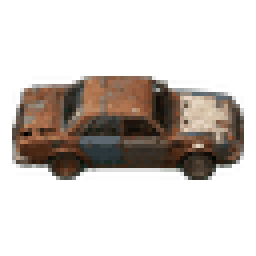
#> input picture docs/art/source/vehicles/beater_car.png, 64 x 64 px (shown 4 times larger); its folder holds only this picture in this run
$ python normalize_vehicle_sprites.py --input ../docs/art/source/vehicles/beater_car.png
#> lines starting #> are read from the running program, lines starting #| are printed output that depends on the picture
### scripts/convert_sprites_to_webp.py
"""Convert authoring PNG sprites into the shipped WebP set.

Reads every PNG under ``--source`` (default ``docs/art/source``), skipping
review sheets and ``source/`` sub-folders, and writes a same-size WebP
(quality 85, alpha preserved) to the mirrored path under ``--out``
(default ``public/sprites``).

The helpers here are shared by the other asset scripts so every pipeline
writes its PNG authoring source and its shipped WebP in one step.
"""

from __future__ import annotations

import argparse
from pathlib import Path

from PIL import Image

WEBP_QUALITY = 85
SKIP_DIRS = {"review", "source"}
AUTHORING_ROOT = Path("docs/art/source")
REVIEW_ROOT = Path("docs/art/review")
SHIPPED_ROOT = Path("public/sprites")


# [5 lines left out: function is_shippable, not called in this run]


def shipped_dir_for(authoring_dir: Path) -> Path:
    """Mirror an authoring folder under public/sprites (or reuse it when it is elsewhere)."""
    try:
        return SHIPPED_ROOT / authoring_dir.relative_to(AUTHORING_ROOT)
    except ValueError:
        return authoring_dir


def save_webp(image: Image.Image, destination: Path, quality: int = WEBP_QUALITY) -> None:
    destination.parent.mkdir(parents=True, exist_ok=True)
    image.convert("RGBA").save(destination, format="WEBP", quality=quality, method=6)


# [32 lines left out: functions save_sprite, convert_tree, main, not called in this run]


# [2 lines that do not run on import are left out]

### scripts/normalize_vehicle_sprites.py
from __future__ import annotations

import argparse
from collections import deque
from pathlib import Path

import numpy as np
from PIL import Image, ImageDraw, ImageFont, ImageOps

from convert_sprites_to_webp import AUTHORING_ROOT, REVIEW_ROOT, save_sprite, shipped_dir_for


VEHICLES = [
    ("push_mower", "T0 Push Mower"),
    ("riding_mower", "T1 Riding Mower"),
    ("go_kart", "T2 Go-Kart"),
    ("beater_car", "T3 Beater Car"),
    ("street_racer", "T4 Street Racer"),
    ("rally_car", "T5 Rally Car"),
    ("stock_car", "T6 Stock Car"),
    ("prototype_racer", "T7 Prototype"),
    ("supercar", "T8 Supercar"),
    ("hypercar", "T9 Hypercar"),
    ("prototype_x", "T10 Prototype X"),
]


def non_key_mask(image: Image.Image) -> np.ndarray:
    rgb = np.asarray(image.convert("RGB"))
    red = rgb[:, :, 0]
    green = rgb[:, :, 1]
    blue = rgb[:, :, 2]

    # Generated sheets use bright chroma green. Keep muted vehicle greens.
    key = (green > 110) & (red < 140) & (blue < 140) & ((green - red) > 45) & ((green - blue) > 45)
    mask = ~key

    # Remove tiny isolated flecks before component detection.
    height, width = mask.shape
    padded = np.pad(mask, 1, mode="constant", constant_values=False)
    neighbors = np.zeros_like(mask, dtype=np.uint8)
    for y in range(3):
        for x in range(3):
            if x == 1 and y == 1:
                continue
            neighbors += padded[y : y + height, x : x + width]
    return mask & (neighbors >= 2)


def connected_components(mask: np.ndarray) -> list[tuple[int, int, int, int, int]]:
    height, width = mask.shape
    seen = np.zeros_like(mask, dtype=bool)
    components: list[tuple[int, int, int, int, int]] = []

    for start_y in range(height):
        xs = np.flatnonzero(mask[start_y] & ~seen[start_y])
        for start_x in xs:
            if seen[start_y, start_x]:
                continue

            queue: deque[tuple[int, int]] = deque([(start_x, start_y)])
            seen[start_y, start_x] = True
            min_x = max_x = start_x
            min_y = max_y = start_y
            area = 0

            while queue:
                x, y = queue.popleft()
                area += 1
                min_x = min(min_x, x)
                max_x = max(max_x, x)
                min_y = min(min_y, y)
                max_y = max(max_y, y)

                for next_x, next_y in ((x + 1, y), (x - 1, y), (x, y + 1), (x, y - 1)):
                    if (
                        0 <= next_x < width
                        and 0 <= next_y < height
                        and mask[next_y, next_x]
                        and not seen[next_y, next_x]
                    ):
                        seen[next_y, next_x] = True
                        queue.append((next_x, next_y))

            if area > 2500:
                components.append((min_x, min_y, max_x + 1, max_y + 1, area))

    return components


def sort_sheet_components(components: list[tuple[int, int, int, int, int]]) -> list[tuple[int, int, int, int, int]]:
    components = sorted(components, key=lambda box: ((box[1] + box[3]) / 2, box[0]))
    rows: list[list[tuple[int, int, int, int, int]]] = []

    for component in components:
        center_y = (component[1] + component[3]) / 2
        if not rows:
            rows.append([component])
            continue

        last_row = rows[-1]
        row_center = sum((box[1] + box[3]) / 2 for box in last_row) / len(last_row)
        if abs(center_y - row_center) > 140:
            rows.append([component])
        else:
            last_row.append(component)

    ordered: list[tuple[int, int, int, int, int]] = []
    for row in rows:
        ordered.extend(sorted(row, key=lambda box: box[0]))
    return ordered


def apply_alpha(image: Image.Image, mask: np.ndarray) -> Image.Image:
    rgba = image.convert("RGBA")
    alpha = (mask.astype(np.uint8) * 255)
    rgba.putalpha(Image.fromarray(alpha, "L"))
    return rgba


# [65 lines left out: functions crop_to_sprite, build_contact_sheet, not called in this run]


def main() -> None:
    parser = argparse.ArgumentParser()
    parser.add_argument("--input", required=True, type=Path)
    parser.add_argument("--out-dir", type=Path, default=AUTHORING_ROOT / "vehicles", help="PNG authoring folder")
    parser.add_argument("--webp-dir", type=Path, help="Shipped WebP folder (default: mirror of --out-dir under public/sprites)")
    parser.add_argument("--review-dir", type=Path, default=REVIEW_ROOT, help="Where the contact sheet is written")
    parser.add_argument("--canvas-size", type=int, default=64)
    args = parser.parse_args()
    webp_dir = args.webp_dir or shipped_dir_for(args.out_dir)

    image = Image.open(args.input).convert("RGB")
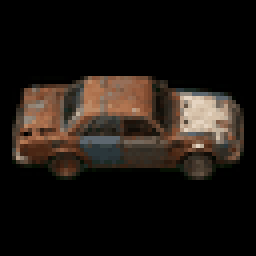
#> image: PIL image 64x64 RGB (shown 4 times larger); mean R, G, B 29.6, 23.2, 18.3
    mask = non_key_mask(image)
#> in non_key_mask, `red = rgb[:, :, 0]`:
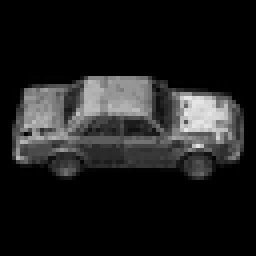
#> red: shape (64, 64) (shown 4 times larger); min 0, max 229, mean 29.6
#> in non_key_mask, `green = rgb[:, :, 1]`:
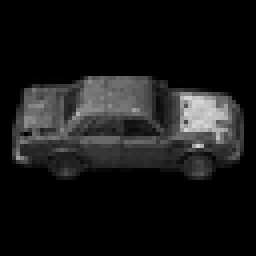
#> green: shape (64, 64) (shown 4 times larger); min 0, max 212, mean 23.2
#> in non_key_mask, `blue = rgb[:, :, 2]`:
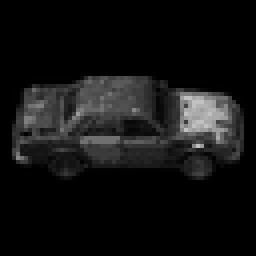
#> blue: shape (64, 64) (shown 4 times larger); min 0, max 193, mean 18.3
#> in non_key_mask, `key = (green > 110) & (red < 140) & (blue < 140) & ((green - red) > 45..`: key: shape (64, 64) bool; every value is 0
#> in non_key_mask, `mask = ~key`: mask: shape (64, 64) bool; every value is 1
#> in non_key_mask, `padded = np.pad(mask, 1, mode="constant", constant_values=False)`:
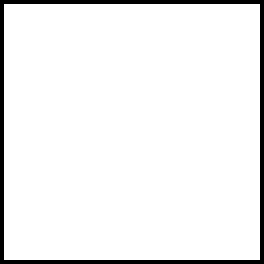
#> padded: shape (66, 66) bool (shown 4 times larger); 94% white; black in thin lines or dots
#> after the loop in non_key_mask, `for y in range(3):`:
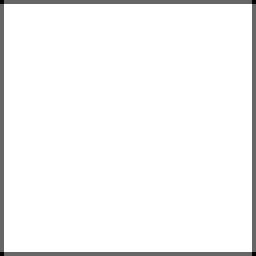
#> neighbors: shape (64, 64) (shown 4 times larger); min 3, max 8, mean 7.81; drawn with min black and max white
    keyed = apply_alpha(image, mask)
#> in apply_alpha, `alpha = (mask.astype(np.uint8) * 255)`: alpha: shape (64, 64); every value is 255
    components = sort_sheet_components(connected_components(mask))
#> after the loop in connected_components, `for start_y in range(height):`: components = [(0, 0, 64, 64, 4096)]
#> the loop in sort_sheet_components, `for component in components:` made 1 pass
#> (component, center_y) on pass 1: ((0, 0, 64, 64, 4096), 32)
#> after the loop in sort_sheet_components, `for component in components:`: rows = [[(0, 0, 64, 64, 4096)]]
#> the loop in sort_sheet_components, `for row in rows:` made 1 pass
#> after the loop in sort_sheet_components, `for row in rows:`: ordered = [(0, 0, 64, 64, 4096)]
#> components = [(0, 0, 64, 64, 4096)]

    if len(components) != len(VEHICLES):
#> (the run stopped early here; a loop or call above may not have finished)

$ run again, on docs/art/source/vehicles/push_mower.png
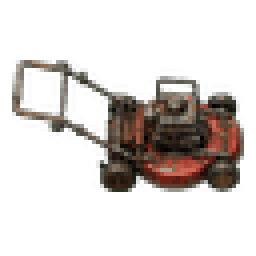
#> input picture docs/art/source/vehicles/push_mower.png, 64 x 64 px (shown 4 times larger)
#> in main, `image = Image.open(args.input).convert("RGB")`:
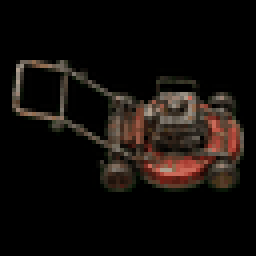
#> image: PIL image 64x64 RGB (shown 4 times larger); mean R, G, B 19.1, 14.2, 11.3
#> in non_key_mask, `green = rgb[:, :, 1]`:
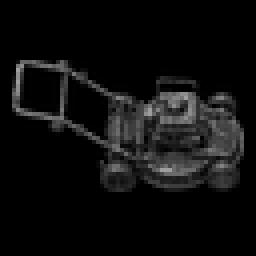
#> green: shape (64, 64) (shown 4 times larger); min 0, max 158, mean 14.2
#> key: shape (64, 64) bool; every value is 0
#> mask: shape (64, 64) bool; every value is 1
#> padded: shape (66, 66) bool; 94% white; black in thin lines or dots
#> alpha: shape (64, 64); every value is 255
#> after the loop in connected_components, `for start_y in range(height):`: components = [(0, 0, 64, 64, 4096)]
#> the loop in sort_sheet_components, `for component in components:` made 1 pass
#> (component, center_y) on pass 1: ((0, 0, 64, 64, 4096), 32)
#> after the loop in sort_sheet_components, `for component in components:`: rows = [[(0, 0, 64, 64, 4096)]]
#> the loop in sort_sheet_components, `for row in rows:` made 1 pass
#> after the loop in sort_sheet_components, `for row in rows:`: ordered = [(0, 0, 64, 64, 4096)]
